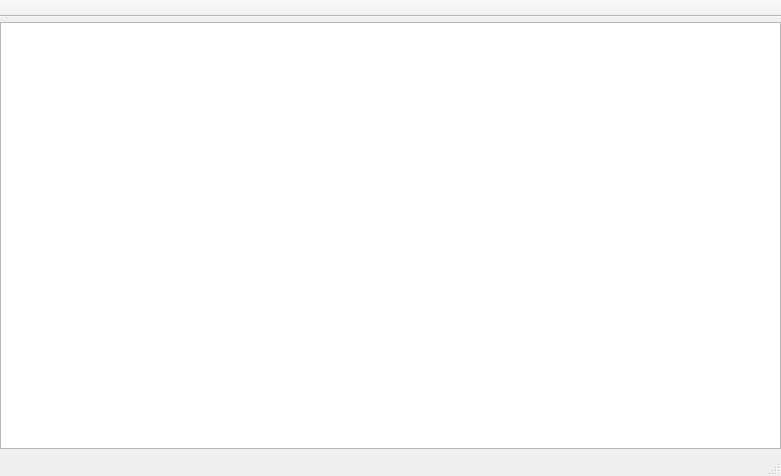
<?xml version="1.0" encoding="UTF-8"?>
<ui version="4.0">
 <class>MainWindow</class>
 <widget class="QMainWindow" name="MainWindow">
  <property name="geometry">
   <rect>
    <x>0</x>
    <y>0</y>
    <width>781</width>
    <height>476</height>
   </rect>
  </property>
  <property name="windowTitle">
   <string>discogs-tagger</string>
  </property>
  <property name="styleSheet">
   <string notr="true"/>
  </property>
  <property name="dockOptions">
   <set>QMainWindow::AllowNestedDocks|QMainWindow::AllowTabbedDocks|QMainWindow::AnimatedDocks</set>
  </property>
  <widget class="QWidget" name="centralWidget">
   <layout class="QVBoxLayout" name="verticalLayout">
    <property name="spacing">
     <number>0</number>
    </property>
    <property name="margin">
     <number>0</number>
    </property>
    <item>
     <widget class="QStackedWidget" name="m_stackedWidget">
      <widget class="QWidget" name="m_stackedWidgetPage1">
       <layout class="QVBoxLayout" name="verticalLayout_3">
        <property name="leftMargin">
         <number>0</number>
        </property>
        <property name="topMargin">
         <number>5</number>
        </property>
        <property name="rightMargin">
         <number>0</number>
        </property>
        <property name="bottomMargin">
         <number>5</number>
        </property>
        <item>
         <widget class="QTableView" name="m_mainTable">
          <property name="selectionBehavior">
           <enum>QAbstractItemView::SelectRows</enum>
          </property>
          <property name="cornerButtonEnabled">
           <bool>false</bool>
          </property>
          <attribute name="horizontalHeaderHighlightSections">
           <bool>false</bool>
          </attribute>
          <attribute name="verticalHeaderHighlightSections">
           <bool>false</bool>
          </attribute>
         </widget>
        </item>
       </layout>
      </widget>
     </widget>
    </item>
   </layout>
  </widget>
  <widget class="QStatusBar" name="m_statusBar"/>
  <widget class="QToolBar" name="m_toolBar">
   <property name="windowTitle">
    <string>toolBar</string>
   </property>
   <property name="movable">
    <bool>false</bool>
   </property>
   <property name="iconSize">
    <size>
     <width>24</width>
     <height>24</height>
    </size>
   </property>
   <property name="toolButtonStyle">
    <enum>Qt::ToolButtonTextBesideIcon</enum>
   </property>
   <property name="floatable">
    <bool>false</bool>
   </property>
   <attribute name="toolBarArea">
    <enum>TopToolBarArea</enum>
   </attribute>
   <attribute name="toolBarBreak">
    <bool>false</bool>
   </attribute>
  </widget>
 </widget>
 <layoutdefault spacing="6" margin="11"/>
 <resources/>
 <connections/>
</ui>
